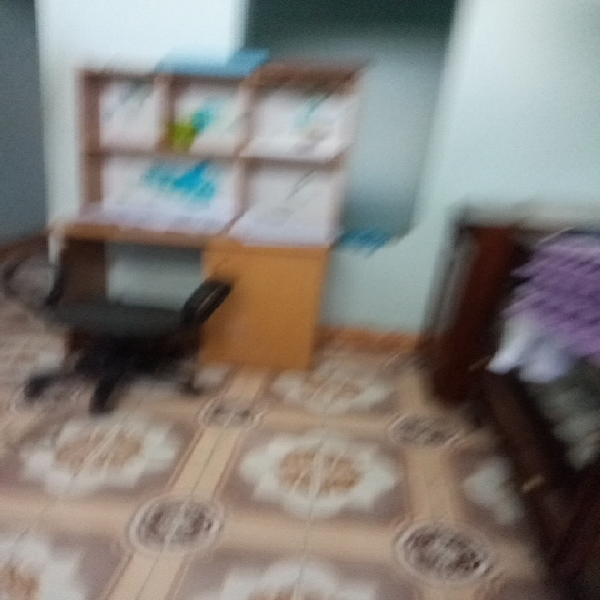
#> input picture server/deblur/myapp/images/deblur/input/IMG_20231105_150205.jpg, 600 x 600 px; its folder holds only this picture in this run
$ python FocusMask.py
#> lines starting #> are read from the running program, lines starting #| are printed output that depends on the picture; after the words box and inside, x2 and y2 are one past the last pixel; in counts of white or black regions, pixels touching at a corner belong together
#> the answer given: ../images/deblur/input/IMG_20231105_150205.jpg
#> further down, img is the input picture: shape (600, 600, 3); mean B, G, R 120.9, 126, 130.9
### server/deblur/myapp/BlurDetection/main.py
#!/usr/bin/env python
# -*- coding: utf-8 -*-
__author__ = 'Will Brennan'

# built-in modules
import logging
import argparse
# Standard modules
import cv2
import numpy
# Custom modules
from . import scripts
from . import FocusMask

logger = logging.getLogger('main')


def evaluate(img_col, args):
    numpy.seterr(all='ignore')
    assert isinstance(img_col, numpy.ndarray), 'img_col must be a numpy array'
    assert img_col.ndim == 3, 'img_col must be a color image ({0} dimensions currently)'.format(img_col.ndim)
    assert isinstance(args, argparse.Namespace), 'args must be of type argparse.Namespace not {0}'.format(type(args))
    img_gry = cv2.cvtColor(img_col, cv2.COLOR_RGB2GRAY)
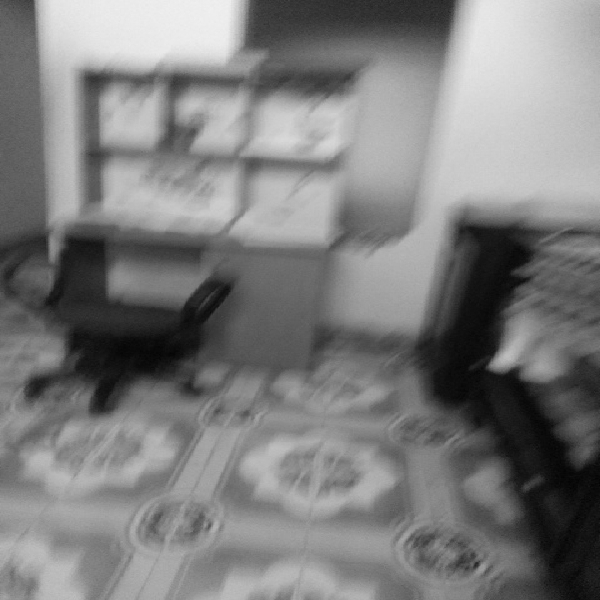
#> img_gry: shape (600, 600); min 3, max 240, mean 125
    rows, cols = img_gry.shape
#> rows = 600; cols = 600
    crow, ccol = int(rows/2), int(cols/2)
#> crow = 300; ccol = 300
    f = numpy.fft.fft2(img_gry)
    fshift = numpy.fft.fftshift(f)
    fshift[crow-75:crow+75, ccol-75:ccol+75] = 0
    f_ishift = numpy.fft.ifftshift(fshift)
    img_fft = numpy.fft.ifft2(f_ishift)
    img_fft = 20*numpy.log(numpy.abs(img_fft))
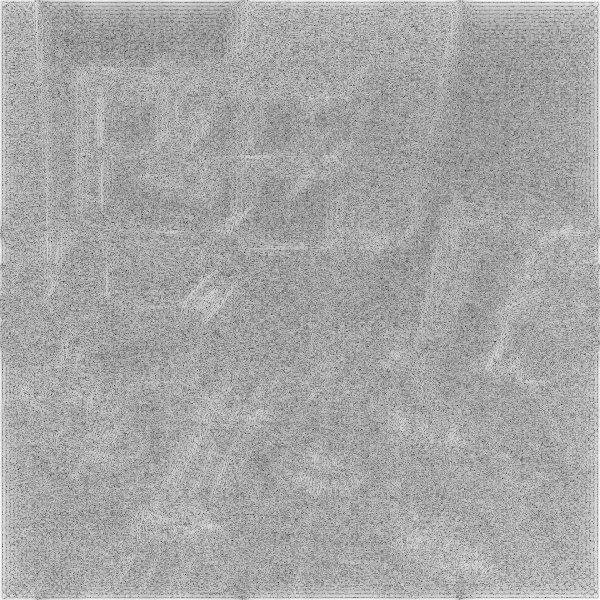
#> img_fft: shape (600, 600) float64; min -147.1, max 87.51, mean 6.6; drawn with min black and max white
    if args.display and not args.testing:
        cv2.destroyAllWindows()
        scripts.display('img_fft', img_fft)
        scripts.display('img_col', img_col)
        cv2.waitKey(0)
    result = numpy.mean(img_fft)
#> result = 6.62
    return img_fft, result, result < args.thresh


def blur_detector(img_col, thresh=10, mask=False):
    assert isinstance(img_col, numpy.ndarray), 'img_col must be a numpy array'
    assert img_col.ndim == 3, 'img_col must be a color image ({0} dimensions currently)'.format(img_col.ndim)
    args = scripts.gen_args()
    args.thresh = thresh
    if mask:
        return FocusMask.blur_mask(img)
    else:
        return evaluate(img_col=img_col, args=args)


# [50 lines that do not run on import are left out]

### server/deblur/myapp/BlurDetection/scripts.py
#!/usr/bin/env python
# -*- coding: utf-8 -*-
__author__ = 'Will Brennan'


# Built-in Modules
import os
import argparse
import logging
# Standard Modules
import cv2
import numpy
# Custom Modules

logger = logging.getLogger('main')


# [23 lines left out: function get_logger, not called in this run]


def get_args(default=None, args_string=''):
    """
    :param default: dictionary of default arguments with keys as `dest`
    :return: command line arguments
    """
    if not default:
        default = {}
    parser = argparse.ArgumentParser(description=__doc__)
    parser.add_argument('image_paths', type=str, nargs='+', help="Filepath for input images or folder containing images")
    parser.add_argument('-p', '--superpixel', dest='superpixel', action='store_true', help='generate blur estimation for superpixels')
    parser.add_argument('-r', '--thresh', dest='thresh', default=10, type=str, help='threshold for deciding if blurry (between 0 & 1)')
    parser.add_argument('-m', '--mask', dest='mask', action='store_true', help='Conduct SLIC Segmentation to generate focus mask')
    parser.add_argument('-d', '--display', dest='display', action='store_true', help='display image steps')
    parser.add_argument('-e', '--debug', dest='debug', action='store_true', help='set logger to debug')
    parser.add_argument('-q', '--quite', dest='quite', action='store_true', help='silence the logger')
    parser.add_argument('-s', '--save', dest='save', action='store_true', help='save blur masks')
    parser.add_argument('-t', '--testing', dest='testing', action='store_true', help='enable testing method')
    if args_string:
        args_string = args_string.split(' ')
        args = parser.parse_args(args_string)
    else:
        args = parser.parse_args()
    return args


def gen_args():
    return get_args(args_string='USED_GEN_ARGS')


# [32 lines left out: functions find_images, xfind_images, display, not called in this run]

### server/deblur/myapp/BlurDetection/FocusMask.py
#!/usr/bin/env python
# -*- coding: utf-8 -*-
__author__ = 'Will Brennan'

# built-in modules
import logging
# Standard modules
import cv2
import numpy
import skimage
import skimage.measure
import skimage.segmentation
# Custom modules
from . import main
from . import scripts

logger = logging.getLogger('main')


# [70 lines left out: functions get_masks, blur_mask_old, morphology, remove_border, blur_mask, not called in this run]


if __name__ == '__main__':
    img_path = raw_input("Please Enter Image Path: ")
    img = cv2.imread(img_path)
    msk, val = blur_mask(img)
#> in blur_mask, `msk, val, blurry = main.blur_detector(img)`: blurry = True
#> in blur_mask, `msk[msk < 50] = 0`:
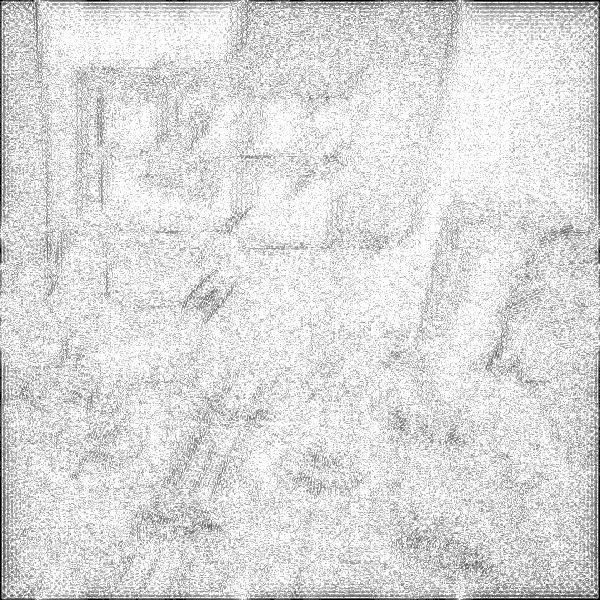
#> msk: shape (600, 600); min 0, max 255, mean 220.1
#> in blur_mask, `msk[msk > 127] = 255`:
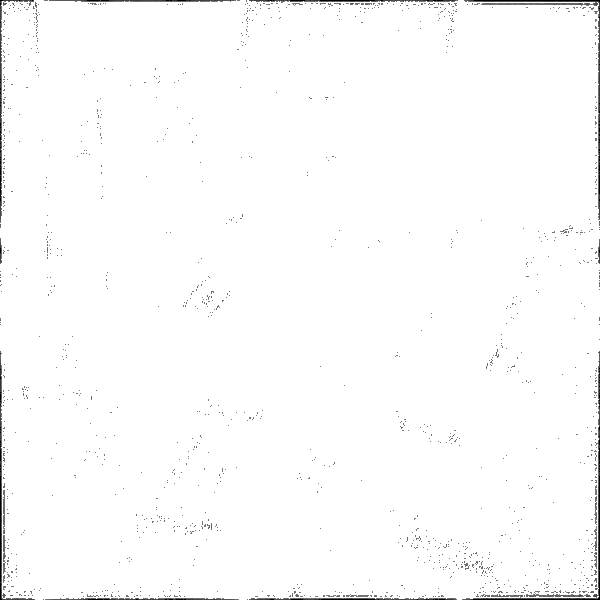
#> msk: shape (600, 600); min 0, max 255, mean 251.7
#> in remove_border, `msk[:, w-dw:] = 255`:
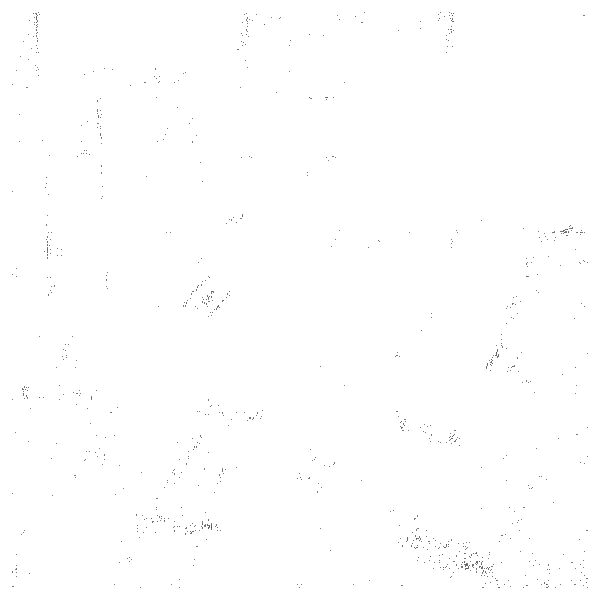
#> msk: shape (600, 600); min 79, max 255, mean 254.5
#> in morphology, `msk = cv2.erode(msk, kernel, iterations=1)`:
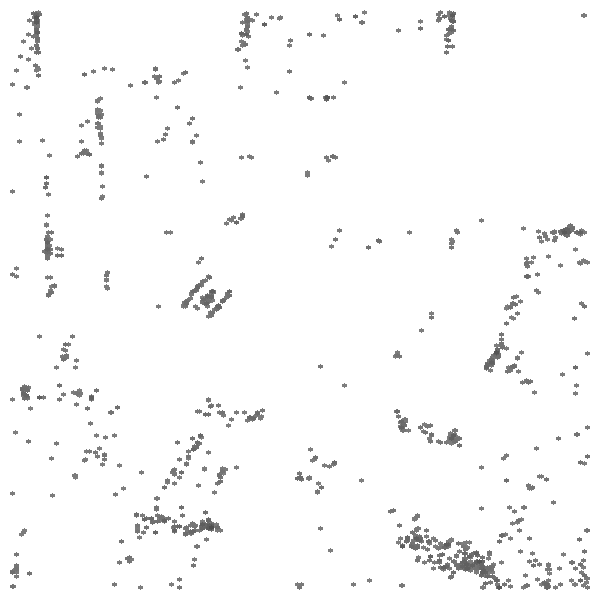
#> msk: shape (600, 600); min 79, max 255, mean 249.9
#> in morphology, `msk[msk < 128] = 0`:
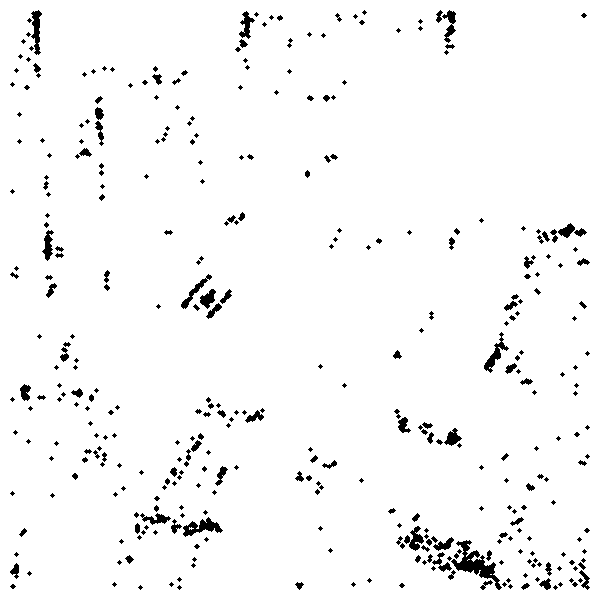
#> msk: shape (600, 600); 96.8% white; 370 black regions (240 under 20 px), largest, box (x1, y1, x2, y2) and area: (451, 540, 502, 590) 766, (183, 517, 223, 537) 359, (484, 332, 509, 373) 277
#> in blur_mask, `result = numpy.sum(msk)/(255.0*msk.size)`: result = 0.968
#> (the run stopped early here; a loop or call above may not have finished)

$ run again, on server/deblur/myapp/images/deblur/input/IMG_20240110_084709.jpg
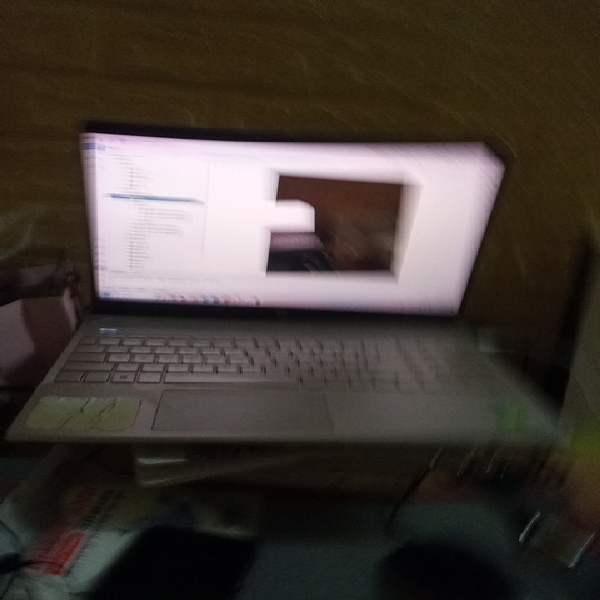
#> input picture server/deblur/myapp/images/deblur/input/IMG_20240110_084709.jpg, 600 x 600 px
#> img is the input picture: shape (600, 600, 3); mean B, G, R 54.8, 60.9, 69.2
#> in evaluate, `img_fft = 20*numpy.log(numpy.abs(img_fft))`:
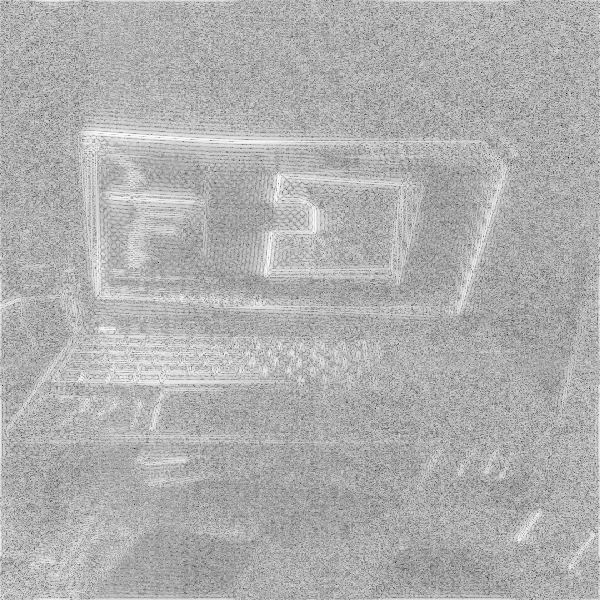
#> img_fft: shape (600, 600) float64; min -156.6, max 78.74, mean 5.2; drawn with min black and max white
#> in evaluate, `result = numpy.mean(img_fft)`: result = 5.24
#> blurry = True
#> in morphology, `msk[msk < 128] = 0`:
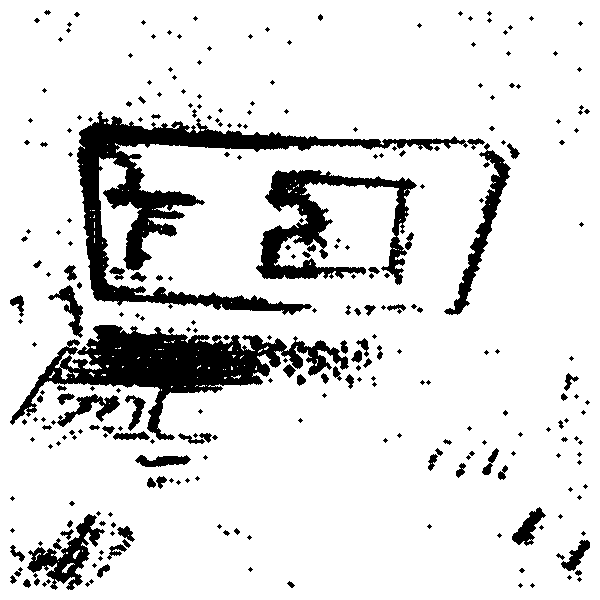
#> msk: shape (600, 600); 87% white; 284 black regions (194 under 20 px), largest, box (x1, y1, x2, y2) and area: (77, 111, 468, 315) 14114, (10, 325, 349, 440) 12376, (256, 170, 417, 285) 6231
#> in blur_mask, `result = numpy.sum(msk)/(255.0*msk.size)`: result = 0.87

$ run again, on server/deblur/myapp/images/deblur/input/IMG_20240110_085012.jpg
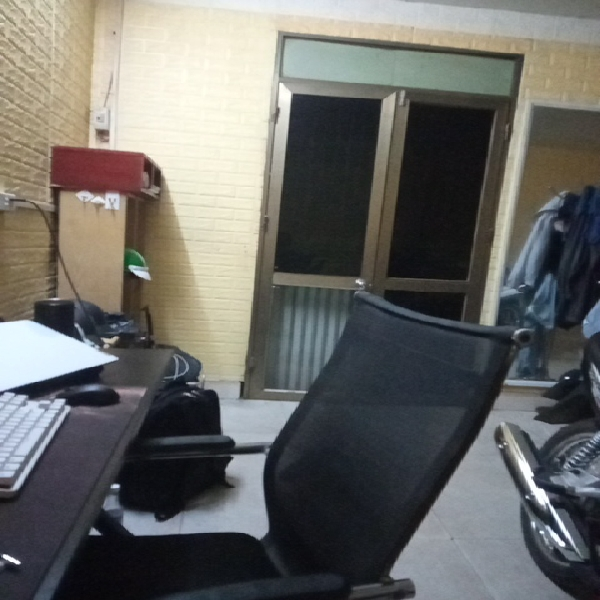
#> input picture server/deblur/myapp/images/deblur/input/IMG_20240110_085012.jpg, 600 x 600 px
#> img is the input picture: shape (600, 600, 3); mean B, G, R 101.7, 105.1, 105.4
#> in evaluate, `result = numpy.mean(img_fft)`: result = 19.42
#> blurry = False
#> in morphology, `msk[msk < 128] = 0`:
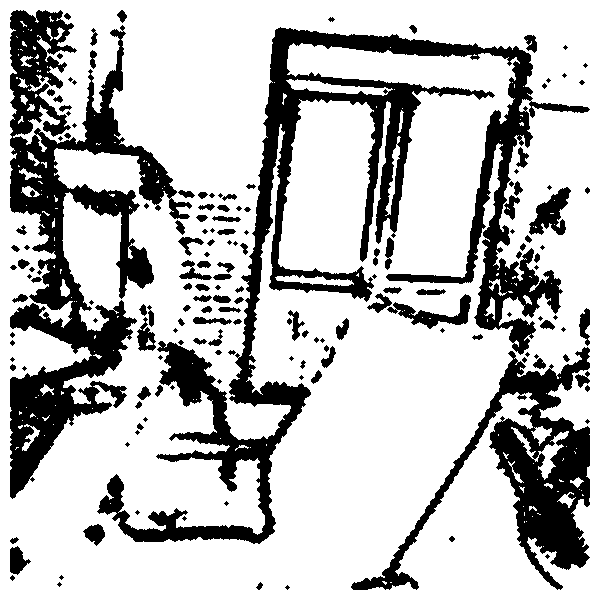
#> msk: shape (600, 600); 74.7% white; 166 black regions (68 under 20 px), largest, box (x1, y1, x2, y2) and area: (97, 27, 590, 544) 38227, (10, 10, 192, 499) 27906, (351, 347, 590, 590) 14402
#> in blur_mask, `result = numpy.sum(msk)/(255.0*msk.size)`: result = 0.747
